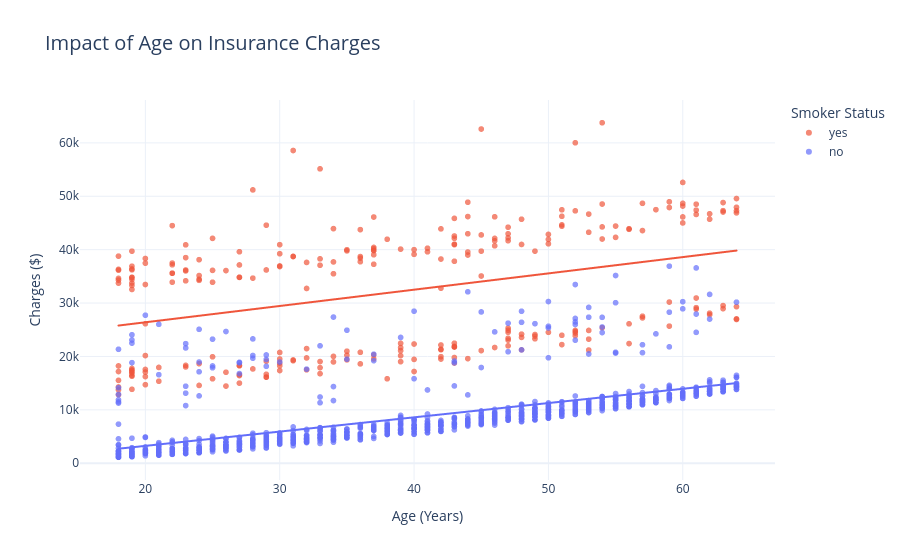

Notebook code for this chart:
### Markdown cell above
### Impact of Age on Charges
Let's check how the age of the individual correlates with their insurance charges. We will color by smoking status to observe the interaction.

### Code cell
# Scatter plot for Age vs Charges
fig = px.scatter(
    df, 
    x="age", 
    y="charges", 
    color="smoker",
    title="Impact of Age on Insurance Charges",
    labels={"age": "Age (Years)", "charges": "Charges ($)", "smoker": "Smoker Status"},
    color_discrete_map={"yes": "#ef553b", "no": "#636efa"},
    trendline="ols",
    opacity=0.7
)
fig.update_layout(
    title_font_size=20,
    xaxis_title="Age (Years)",
    yaxis_title="Charges ($)",
    template="plotly_white"
)
fig.show()

### Figure 1 — Plotly figure (JSON) as saved in the notebook; plotly's stock layout.template omitted (floating-point values rounded to 4 significant figures; data arrays with more than 128 entries replaced by an {"elided": "..."} marker saying what was removed)
{"data": [{"hovertemplate": "Smoker Status=yes<br>Age (Years)=%{x}<br>Charges ($)=%{y}<extra></extra>", "legendgroup": "yes", "marker": {"color": "#ef553b", "opacity": 0.7, "symbol": "circle"}, "mode": "markers", "name": "yes", "showlegend": true, "type": "scattergl", "x": {"elided": "274 int values"}, "xaxis": "x", "y": {"elided": "274 float values"}, "yaxis": "y"}, {"hovertemplate": "<b>OLS trendline</b><br>charges = 305.238 * age + 20294.1<br>R<sup>2</sup>=0.135589<br><br>Smoker Status=yes<br>Age (Years)=%{x}<br>Charges ($)=%{y} <b>(trend)</b><extra></extra>", "legendgroup": "yes", "marker": {"color": "#ef553b", "symbol": "circle"}, "mode": "lines", "name": "yes", "showlegend": false, "type": "scattergl", "x": {"elided": "274 int values"}, "xaxis": "x", "y": {"elided": "274 float values"}, "yaxis": "y"}, {"hovertemplate": "Smoker Status=no<br>Age (Years)=%{x}<br>Charges ($)=%{y}<extra></extra>", "legendgroup": "no", "marker": {"color": "#636efa", "opacity": 0.7, "symbol": "circle"}, "mode": "markers", "name": "no", "showlegend": true, "type": "scattergl", "x": {"elided": "1064 int values"}, "xaxis": "x", "y": {"elided": "1064 float values"}, "yaxis": "y"}, {"hovertemplate": "<b>OLS trendline</b><br>charges = 267.249 * age + -2091.42<br>R<sup>2</sup>=0.394317<br><br>Smoker Status=no<br>Age (Years)=%{x}<br>Charges ($)=%{y} <b>(trend)</b><extra></extra>", "legendgroup": "no", "marker": {"color": "#636efa", "symbol": "circle"}, "mode": "lines", "name": "no", "showlegend": false, "type": "scattergl", "x": {"elided": "1064 int values"}, "xaxis": "x", "y": {"elided": "1064 float values"}, "yaxis": "y"}], "layout": {"legend": {"title": {"text": "Smoker Status"}, "tracegroupgap": 0}, "title": {"font": {"size": 20}, "text": "Impact of Age on Insurance Charges"}, "xaxis": {"anchor": "y", "domain": [0, 1], "title": {"text": "Age (Years)"}}, "yaxis": {"anchor": "x", "domain": [0, 1], "title": {"text": "Charges ($)"}}}}
